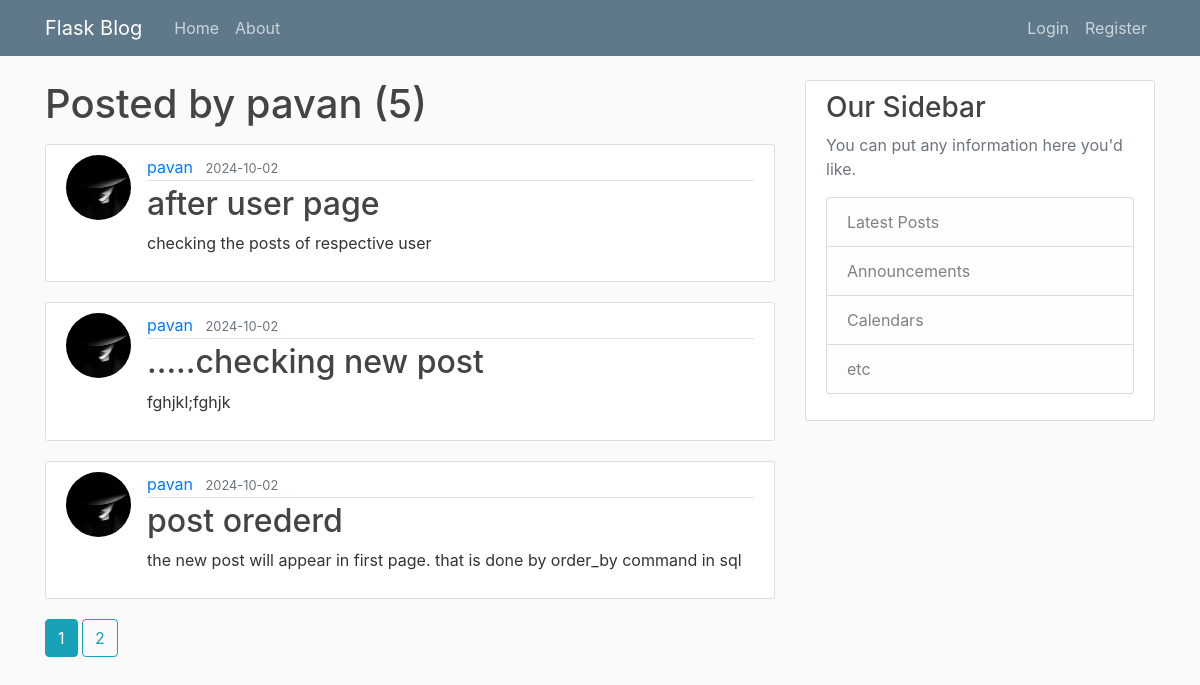
The app's page /user/pavan with its own data.
### flaskblog/models.py (models this page shows, shortened)
class User(db.Model,UserMixin):
    id=db.Column(db.Integer,primary_key=True)
    username=db.Column(db.String(20),unique=True,nullable=False)
    email=db.Column(db.String(120),unique=True,nullable=False)
    image_file=db.Column(db.String(20),nullable=False,default='default.jpg')
    password=db.Column(db.String(60),nullable=False)
    posts=db.relationship('Post',backref='author',lazy=True)

class Post(db.Model):
    id=db.Column(db.Integer,primary_key=True)
    title=db.Column(db.String(20),nullable=False)
    date_posted=db.Column(db.DateTime,nullable=False,default=datetime.utcnow)
    content=db.Column(db.Text,nullable=False)
    user_id=db.Column(db.Integer,db.ForeignKey('user.id'),nullable=False)

### flaskblog/users/routes.py (the view)
@users.route('/user/<string:username>')
def user_posts(username):
    page=request.args.get('page',1,type=int)
    user=User.query.filter_by(username=username).first_or_404()
    posts=Post.query.filter_by(author=user)\
        .order_by(Post.date_posted.desc())\
            .paginate(page=page,per_page=3)
    return render_template('user_posts.html', posts=posts, user=user)

### flaskblog/templates/user_posts.html
{% extends 'layout.html'%}
{% block content %}
    <h1 class="mb-3">Posted by {{ user.username}} ({{posts.total}})</h1>
    {% for post in posts.items%}
    <article class="media content-section">
        <img class="rounded-circle article-img" src="{{url_for('static',filename='profile_pics/'+post.author.image_file)}}">
        <div class="media-body">
          <div class="article-metadata">
            <a class="mr-2" href="{{ url_for('users.user_posts',username=post.author.username)}}">{{ post.author.username }}</a>
            <small class="text-muted">{{ post.date_posted.strftime('%Y-%m-%d')}}</small>
          </div>
          <h2><a class="article-title" href="{{url_for('posts.post',post_id=post.id)}}">{{ post.title }}</a></h2>
          <p class="article-content">{{ post.content }}</p>
        </div>
    </article>
    {% endfor %}
    {% for page_num in posts.iter_pages(left_edge=1,right_edge=1,left_current=1,right_current=1)%}
        {% if page_num %}
            {% if posts.page==page_num %}
              <a class="btn btn-info mb-4" href="{{url_for('users.user_posts',username=user.username,page=page_num)}}">{{ page_num}}</a>
            {% else %}
              <a class="btn btn-outline-info mb-4" href="{{url_for('users.user_posts',username=user.username,page=page_num)}}">{{ page_num}}</a>
            {% endif %}
        {% else %}
            .........
        {% endif %}
    {% endfor %}
{% endblock content %}

### flaskblog/static/main.css (style rules this page uses)
body { background: #fafafa; color: #333333; margin-top: 5rem; }
h1, h2, h3, h4, h5, h6 { color: #444444; }
.content-section { background: #ffffff; padding: 10px 20px; border: 1px solid #dddddd; border-radius: 3px; margin-bottom: 20px; }
.article-title { color: #444444; }
.article-content { white-space: pre-line; }
.article-img { height: 65px; width: 65px; margin-right: 16px; }
.article-metadata { padding-bottom: 1px; margin-bottom: 4px; border-bottom: 1px solid #e3e3e3 }

### records on screen
User: username "pavan"
Post: image_file (placeholder picture), author.username "pavan", date_posted "2024-10-02", title "after user page", content "checking the posts of respective user"
Post: image_file (placeholder picture), author.username "pavan", date_posted "2024-10-02", title ".....checking new post", content "fghjkl;fghjk"
Post: image_file (placeholder picture), author.username "pavan", date_posted "2024-10-02", title "post orederd", content "the new post will appear in first page. that is done by order_by command in sql"

### other values on screen
{{ posts.total }} "5"
{{ page_num }} "1"
{{ page_num }} "2"
